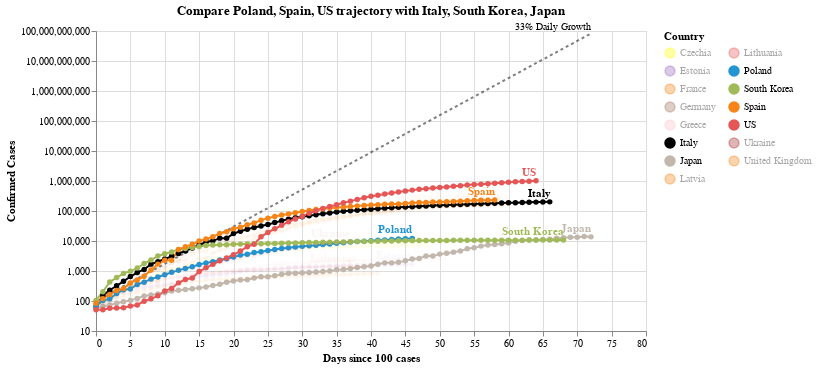

The notebook cell saved with this chart:
### Code cell
#hide_input
chart2 = make_since_chart(['Poland', 'Spain', 'US'])
chart2

### Figure 1 — Vega-Lite specification as saved in the notebook (floating-point values rounded to 4 significant figures; data arrays with more than 128 entries replaced by an {"elided": "..."} marker saying what was removed)
{"config": {"view": {"continuousWidth": 400, "continuousHeight": 300}}, "layer": [{"mark": {"type": "line", "color": "black", "opacity": 0.5, "strokeDash": [3, 3]}, "encoding": {"x": {"type": "quantitative", "field": "Days since 100 cases"}, "y": {"type": "quantitative", "field": "Confirmed Cases"}}}, {"mark": {"type": "text", "align": "right", "dy": -6, "fontSize": 10, "text": "33% Daily Growth"}, "encoding": {"x": {"type": "quantitative", "field": "Days since 100 cases"}, "y": {"type": "quantitative", "field": "Confirmed Cases"}}, "transform": [{"filter": "(datum['Days since 100 cases'] >= 72)"}]}, {"data": {"name": "data-ff80dffc156eabe901ca56bd4eecd420"}, "mark": {"type": "line", "point": true}, "encoding": {"color": {"type": "nominal", "field": "Country", "legend": {"columns": 2}, "scale": {"domain": ["Czechia", "Estonia", "France", "Germany", "Greece", "Italy", "Japan", "Latvia", "Lithuania", "Poland", "South Korea", "Spain", "US", "Ukraine", "United Kingdom"], "range": ["yellow", "#9467bd", "#F58518", "#9D755D", "pink", "black", "#C1B7AD", "#F58518", "#E45756", "#2495D3", "#A1BA59", "#F58518", "#E45756", "brown", "#F58518"]}}, "opacity": {"condition": {"value": 1, "selection": "selector009"}, "value": 0.05}, "tooltip": [{"type": "nominal", "field": "Country"}, {"type": "temporal", "field": "Date"}, {"type": "quantitative", "field": "Confirmed Cases"}, {"type": "quantitative", "field": "Days since 100 cases"}], "x": {"type": "quantitative", "field": "Days since 100 cases"}, "y": {"type": "quantitative", "field": "Confirmed Cases", "scale": {"type": "log"}}}, "selection": {"selector009": {"type": "multi", "fields": ["Country"], "bind": "legend", "init": [{"Country": "Poland"}, {"Country": "Spain"}, {"Country": "US"}, {"Country": "Italy"}, {"Country": "South Korea"}, {"Country": "Japan"}]}}, "width": 550}, {"data": {"name": "data-ff80dffc156eabe901ca56bd4eecd420"}, "mark": {"type": "text", "align": "right", "dy": -8, "fontWeight": "bold"}, "encoding": {"color": {"type": "nominal", "field": "Country", "legend": {"columns": 2}, "scale": {"domain": ["Czechia", "Estonia", "France", "Germany", "Greece", "Italy", "Japan", "Latvia", "Lithuania", "Poland", "South Korea", "Spain", "US", "Ukraine", "United Kingdom"], "range": ["yellow", "#9467bd", "#F58518", "#9D755D", "pink", "black", "#C1B7AD", "#F58518", "#E45756", "#2495D3", "#A1BA59", "#F58518", "#E45756", "brown", "#F58518"]}}, "opacity": {"condition": {"value": 1, "selection": "selector009"}, "value": 0.05}, "text": {"type": "nominal", "field": "Country"}, "tooltip": [{"type": "nominal", "field": "Country"}, {"type": "temporal", "field": "Date"}, {"type": "quantitative", "field": "Confirmed Cases"}, {"type": "quantitative", "field": "Days since 100 cases"}], "x": {"type": "quantitative", "field": "Days since 100 cases"}, "y": {"type": "quantitative", "field": "Confirmed Cases", "scale": {"type": "log"}}}, "transform": [{"filter": "(datum['Date'] >= 1588032000000)"}], "width": 550}], "data": {"name": "data-6bcd14cede4addfa82cd7a00968bc3db"}, "title": "Compare Poland, Spain, US trajectory with Italy, South Korea, Japan", "$schema": "https://vega.github.io/schema/vega-lite/v4.0.2.json", "datasets": {"data-6bcd14cede4addfa82cd7a00968bc3db": [{"Days since 100 cases": 0, "Confirmed Cases": 100.0}, {"Days since 100 cases": 1, "Confirmed Cases": 133.0}, {"Days since 100 cases": 2, "Confirmed Cases": 176.9}, {"Days since 100 cases": 3, "Confirmed Cases": 235.3}, {"Days since 100 cases": 4, "Confirmed Cases": 312.9}, {"Days since 100 cases": 5, "Confirmed Cases": 416.2}, {"Days since 100 cases": 6, "Confirmed Cases": 553.5}, {"Days since 100 cases": 7, "Confirmed Cases": 736.1}, {"Days since 100 cases": 8, "Confirmed Cases": 979.1}, {"Days since 100 cases": 9, "Confirmed Cases": 1302.0}, {"Days since 100 cases": 10, "Confirmed Cases": 1732.0}, {"Days since 100 cases": 11, "Confirmed Cases": 2303.0}, {"Days since 100 cases": 12, "Confirmed Cases": 3064.0}, {"Days since 100 cases": 13, "Confirmed Cases": 4074.0}, {"Days since 100 cases": 14, "Confirmed Cases": 5419.0}, {"Days since 100 cases": 15, "Confirmed Cases": 7207.0}, {"Days since 100 cases": 16, "Confirmed Cases": 9586.0}, {"Days since 100 cases": 17, "Confirmed Cases": 12750.0}, {"Days since 100 cases": 18, "Confirmed Cases": 16960.0}, {"Days since 100 cases": 19, "Confirmed Cases": 22550.0}, {"Days since 100 cases": 20, "Confirmed Cases": 29990.0}, {"Days since 100 cases": 21, "Confirmed Cases": 39890.0}, {"Days since 100 cases": 22, "Confirmed Cases": 53060.0}, {"Days since 100 cases": 23, "Confirmed Cases": 70560.0}, {"Days since 100 cases": 24, "Confirmed Cases": 93850.0}, {"Days since 100 cases": 25, "Confirmed Cases": 124800.0}, {"Days since 100 cases": 26, "Confirmed Cases": 166000.0}, {"Days since 100 cases": 27, "Confirmed Cases": 220800.0}, {"Days since 100 cases": 28, "Confirmed Cases": 293700.0}, {"Days since 100 cases": 29, "Confirmed Cases": 390600.0}, {"Days since 100 cases": 30, "Confirmed Cases": 519500.0}, {"Days since 100 cases": 31, "Confirmed Cases": 690900.0}, {"Days since 100 cases": 32, "Confirmed Cases": 918900.0}, {"Days since 100 cases": 33, "Confirmed Cases": 1222000.0}, {"Days since 100 cases": 34, "Confirmed Cases": 1625000.0}, {"Days since 100 cases": 35, "Confirmed Cases": 2162000.0}, {"Days since 100 cases": 36, "Confirmed Cases": 2875000.0}, {"Days since 100 cases": 37, "Confirmed Cases": 3824000.0}, {"Days since 100 cases": 38, "Confirmed Cases": 5086000.0}, {"Days since 100 cases": 39, "Confirmed Cases": 6764000.0}, {"Days since 100 cases": 40, "Confirmed Cases": 8996000.0}, {"Days since 100 cases": 41, "Confirmed Cases": 11970000.0}, {"Days since 100 cases": 42, "Confirmed Cases": 15910000.0}, {"Days since 100 cases": 43, "Confirmed Cases": 21170000.0}, {"Days since 100 cases": 44, "Confirmed Cases": 28150000.0}, {"Days since 100 cases": 45, "Confirmed Cases": 37440000.0}, {"Days since 100 cases": 46, "Confirmed Cases": 49790000.0}, {"Days since 100 cases": 47, "Confirmed Cases": 66230000.0}, {"Days since 100 cases": 48, "Confirmed Cases": 88080000.0}, {"Days since 100 cases": 49, "Confirmed Cases": 117100000.0}, {"Days since 100 cases": 50, "Confirmed Cases": 155800000.0}, {"Days since 100 cases": 51, "Confirmed Cases": 207200000.0}, {"Days since 100 cases": 52, "Confirmed Cases": 275600000.0}, {"Days since 100 cases": 53, "Confirmed Cases": 366600000.0}, {"Days since 100 cases": 54, "Confirmed Cases": 487500000.0}, {"Days since 100 cases": 55, "Confirmed Cases": 648400000.0}, {"Days since 100 cases": 56, "Confirmed Cases": 862400000.0}, {"Days since 100 cases": 57, "Confirmed Cases": 1147000000.0}, {"Days since 100 cases": 58, "Confirmed Cases": 1525000000.0}, {"Days since 100 cases": 59, "Confirmed Cases": 2029000000.0}, {"Days since 100 cases": 60, "Confirmed Cases": 2698000000.0}, {"Days since 100 cases": 61, "Confirmed Cases": 3589000000.0}, {"Days since 100 cases": 62, "Confirmed Cases": 4773000000.0}, {"Days since 100 cases": 63, "Confirmed Cases": 6348000000.0}, {"Days since 100 cases": 64, "Confirmed Cases": 8443000000.0}, {"Days since 100 cases": 65, "Confirmed Cases": 11230000000.0}, {"Days since 100 cases": 66, "Confirmed Cases": 14940000000.0}, {"Days since 100 cases": 67, "Confirmed Cases": 19860000000.0}, {"Days since 100 cases": 68, "Confirmed Cases": 26420000000.0}, {"Days since 100 cases": 69, "Confirmed Cases": 35140000000.0}, {"Days since 100 cases": 70, "Confirmed Cases": 46730000000.0}, {"Days since 100 cases": 71, "Confirmed Cases": 62150000000.0}, {"Days since 100 cases": 72, "Confirmed Cases": 82660000000.0}], "data-ff80dffc156eabe901ca56bd4eecd420": {"elided": "825 records"}}}
